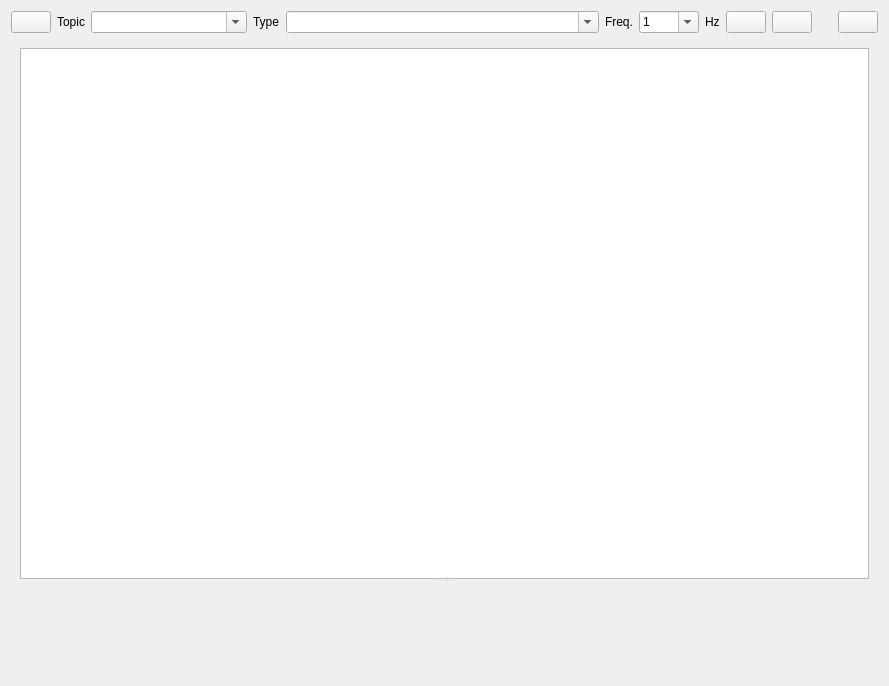
<?xml version="1.0" encoding="UTF-8"?>
<ui version="4.0">
 <class>PublisherWidget</class>
 <widget class="QWidget" name="PublisherWidget">
  <property name="geometry">
   <rect>
    <x>0</x>
    <y>0</y>
    <width>889</width>
    <height>686</height>
   </rect>
  </property>
  <property name="windowTitle">
   <string>Message Publisher</string>
  </property>
  <layout class="QVBoxLayout" name="verticalLayout">
   <item>
    <layout class="QHBoxLayout" name="horizontalLayout">
     <item>
      <widget class="QPushButton" name="refresh_button">
       <property name="toolTip">
        <string>Refresh topics and types</string>
       </property>
       <property name="text">
        <string/>
       </property>
      </widget>
     </item>
     <item>
      <widget class="QLabel" name="label">
       <property name="sizePolicy">
        <sizepolicy hsizetype="Preferred" vsizetype="Preferred">
         <horstretch>0</horstretch>
         <verstretch>0</verstretch>
        </sizepolicy>
       </property>
       <property name="text">
        <string>Topic</string>
       </property>
      </widget>
     </item>
     <item>
      <widget class="ExtendedComboBox" name="topic_combo_box">
       <property name="sizePolicy">
        <sizepolicy hsizetype="Expanding" vsizetype="Fixed">
         <horstretch>1</horstretch>
         <verstretch>0</verstretch>
        </sizepolicy>
       </property>
       <property name="minimumSize">
        <size>
         <width>100</width>
         <height>0</height>
        </size>
       </property>
       <property name="toolTip">
        <string>Topic name to publish on</string>
       </property>
       <property name="editable">
        <bool>true</bool>
       </property>
       <property name="sizeAdjustPolicy">
        <enum>QComboBox::AdjustToMinimumContentsLength</enum>
       </property>
      </widget>
     </item>
     <item>
      <widget class="QLabel" name="label_2">
       <property name="text">
        <string>Type</string>
       </property>
      </widget>
     </item>
     <item>
      <widget class="ExtendedComboBox" name="type_combo_box">
       <property name="sizePolicy">
        <sizepolicy hsizetype="Expanding" vsizetype="Fixed">
         <horstretch>2</horstretch>
         <verstretch>0</verstretch>
        </sizepolicy>
       </property>
       <property name="minimumSize">
        <size>
         <width>100</width>
         <height>0</height>
        </size>
       </property>
       <property name="toolTip">
        <string>Message type to publish</string>
       </property>
       <property name="editable">
        <bool>true</bool>
       </property>
       <property name="sizeAdjustPolicy">
        <enum>QComboBox::AdjustToMinimumContentsLength</enum>
       </property>
      </widget>
     </item>
     <item>
      <widget class="QLabel" name="label_3">
       <property name="text">
        <string>Freq.</string>
       </property>
      </widget>
     </item>
     <item>
      <widget class="QComboBox" name="frequency_combo_box">
       <property name="minimumSize">
        <size>
         <width>60</width>
         <height>0</height>
        </size>
       </property>
       <property name="toolTip">
        <string>Frequency for periodic publishers in Hz (set to 0 for manual publishing)</string>
       </property>
       <property name="editable">
        <bool>true</bool>
       </property>
       <item>
        <property name="text">
         <string>1</string>
        </property>
       </item>
      </widget>
     </item>
     <item>
      <widget class="QLabel" name="label_4">
       <property name="text">
        <string>Hz</string>
       </property>
      </widget>
     </item>
     <item>
      <widget class="QPushButton" name="add_publisher_button">
       <property name="toolTip">
        <string>Add new publisher</string>
       </property>
       <property name="text">
        <string/>
       </property>
      </widget>
     </item>
     <item>
      <widget class="QPushButton" name="remove_publisher_button">
       <property name="toolTip">
        <string>Remove selected publisher</string>
       </property>
       <property name="text">
        <string/>
       </property>
       <property name="shortcut">
        <string>Del</string>
       </property>
      </widget>
     </item>
     <item>
      <spacer name="horizontalSpacer">
       <property name="orientation">
        <enum>Qt::Horizontal</enum>
       </property>
       <property name="sizeHint" stdset="0">
        <size>
         <width>20</width>
         <height>20</height>
        </size>
       </property>
      </spacer>
     </item>
     <item>
      <widget class="QPushButton" name="clear_button">
       <property name="toolTip">
        <string>Clear all publishers</string>
       </property>
      </widget>
     </item>
    </layout>
   </item>
   <item>
    <layout class="QHBoxLayout" name="horizontalLayout_2"/>
   </item>
   <item>
    <widget class="QWidget" name="widget" native="true">
     <property name="sizePolicy">
      <sizepolicy hsizetype="Preferred" vsizetype="Preferred">
       <horstretch>0</horstretch>
       <verstretch>2</verstretch>
      </sizepolicy>
     </property>
     <layout class="QVBoxLayout" name="verticalLayout_2">
      <item>
       <widget class="QSplitter" name="splitter">
        <property name="sizePolicy">
         <sizepolicy hsizetype="Expanding" vsizetype="Expanding">
          <horstretch>0</horstretch>
          <verstretch>0</verstretch>
         </sizepolicy>
        </property>
        <property name="orientation">
         <enum>Qt::Vertical</enum>
        </property>
        <widget class="PublisherTreeWidget" name="publisher_tree_widget">
         <property name="contextMenuPolicy">
          <enum>Qt::CustomContextMenu</enum>
         </property>
         <property name="toolTip">
          <string>Right click on item or selection for more options.</string>
         </property>
         <property name="dragEnabled">
          <bool>true</bool>
         </property>
         <property name="dragDropMode">
          <enum>QAbstractItemView::DragOnly</enum>
         </property>
         <property name="selectionMode">
          <enum>QAbstractItemView::ExtendedSelection</enum>
         </property>
         <property name="sortingEnabled">
          <bool>true</bool>
         </property>
        </widget>
        <widget class="SignalPublisherWidget" name="signal_publisher_widget" native="true">
         <property name="sizePolicy">
          <sizepolicy hsizetype="Expanding" vsizetype="Expanding">
           <horstretch>0</horstretch>
           <verstretch>0</verstretch>
          </sizepolicy>
         </property>
        </widget>
       </widget>
      </item>
     </layout>
    </widget>
   </item>
  </layout>
 </widget>
 <customwidgets>
  <customwidget>
   <class>ExtendedComboBox</class>
   <extends>QComboBox</extends>
   <header>rqt_py_common.extended_combo_box</header>
  </customwidget>
  <customwidget>
   <class>PublisherTreeWidget</class>
   <extends>QTreeView</extends>
   <header>rqt_signal_publisher.publisher_tree_widget</header>
  </customwidget>
  <customwidget>
   <class>SignalPublisherWidget</class>
   <extends>QWidget</extends>
   <header>signal_publisher.signal_publisher_widget</header>
  </customwidget>
 </customwidgets>
 <resources/>
 <connections/>
</ui>
